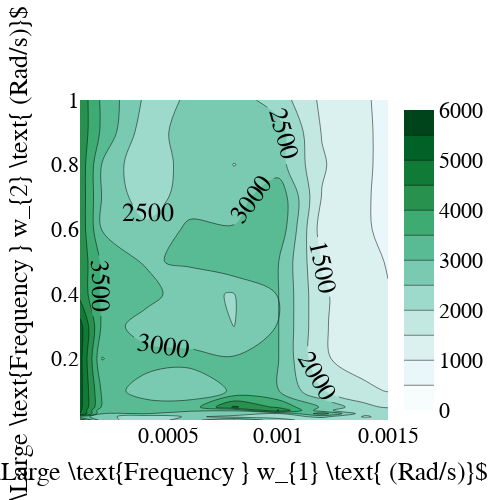

Notebook code cell kept with this figure:
### Code cell
import plotly.graph_objects as go
W1 = [0.0001, 0.0002, 0.0004, 0.0006, 0.0008, 0.001, 0.0012, 0.0014, 0.0015]
W2 = [0.01, 0.02, 0.03, 0.04, 0.05, 0.1, 0.2, 0.3, 0.4, 0.5, 0.6, 0.7, 0.8, 0.9, 1]

fig = go.Figure(data =
    go.Contour(
        z=len_intervals_mtx,
        x=W1, # horizontal axis
        y=W2, # vertical axis,
        zmin=0,
        zmax=6000,
        colorscale='bugn',
                contours=dict(
            showlabels = True, # show labels on contours
            labelfont = dict( # label font properties
                size = 26,
                color = 'black',
            )
    )))

fig.update_layout(
    autosize=False,
    width=500,
    height=500,
    title={'y':0.9,
           'x':0.5,
           'xanchor': 'center',
           'yanchor': 'top'},
    xaxis_title=r"$\Large \text{Frequency } w_{1} \text{ (Rad/s)}$",
    yaxis_title=r"$\Large \text{Frequency } w_{2} \text{ (Rad/s)}$",
    font=dict(
        family="Times New Roman",
        size=22,
        color="black"
    ),
)

fig.show()

### Figure 1 — Plotly figure (JSON) as saved in the notebook; plotly's stock layout.template omitted (floating-point values rounded to 4 significant figures; data arrays with more than 128 entries replaced by an {"elided": "..."} marker saying what was removed)
{"data": [{"colorscale": [[0, "rgb(247,252,253)"], [0.125, "rgb(229,245,249)"], [0.25, "rgb(204,236,230)"], [0.375, "rgb(153,216,201)"], [0.5, "rgb(102,194,164)"], [0.625, "rgb(65,174,118)"], [0.75, "rgb(35,139,69)"], [0.875, "rgb(0,109,44)"], [1, "rgb(0,68,27)"]], "contours": {"labelfont": {"color": "black", "size": 26}, "showlabels": true}, "type": "contour", "x": [0.0001, 0.0002, 0.0004, 0.0006, 0.0008, 0.001, 0.0012, 0.0014, 0.0015], "y": [0.01, 0.02, 0.03, 0.04, 0.05, 0.1, 0.2, 0.3, 0.4, 0.5, 0.6, 0.7, 0.8, 0.9, 1], "z": {"elided": "15x9 float values"}, "zmax": 6000, "zmin": 0}], "layout": {"autosize": false, "font": {"color": "black", "family": "Times New Roman", "size": 22}, "height": 500, "title": {"x": 0.5, "xanchor": "center", "y": 0.9, "yanchor": "top"}, "width": 500, "xaxis": {"title": {"text": "$\\Large \\text{Frequency } w_{1} \\text{ (Rad/s)}$"}}, "yaxis": {"title": {"text": "$\\Large \\text{Frequency } w_{2} \\text{ (Rad/s)}$"}}}}
